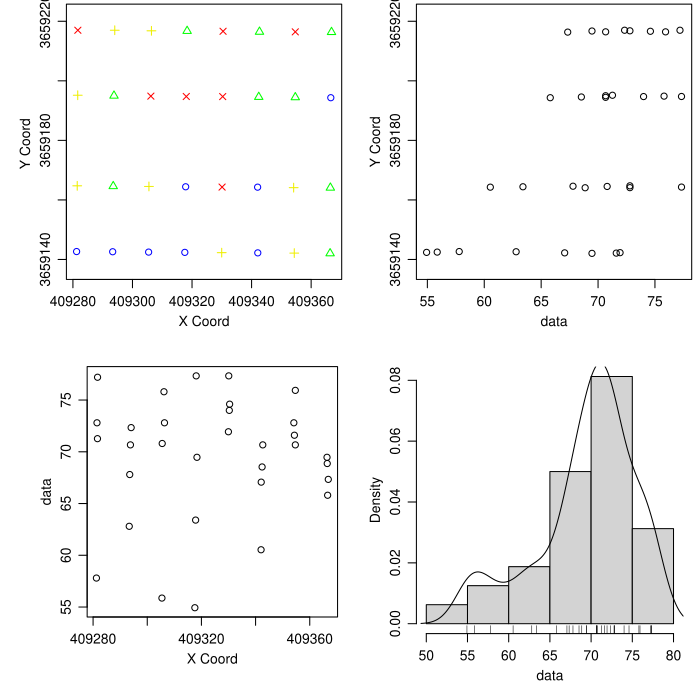

This figure's R source:
library(geoR)
library(splancs)
library(akima)
library(fields)
library(sp)
library(sf)
library(parallel)
#library(lattice)
#library(eda)

pdf("./F105_SoilAnalysis_DJH.pdf")

#Read in soil data
soildf<-read.table(file="./F105_SoilAnalysis_DJH.csv",header=TRUE,sep=',')
#print(sapply(soildf,typeof))

#Get convex hull polygon of sampling points
coords<-soildf[c("UTMX","UTMY")]
hull<-chull(coords$UTMX,coords$UTMY)
hull_coords<-coords[c(hull,hull[1]), ]
hull_sf<-st_as_sf(hull_coords,coords=c("UTMX","UTMY"))
hull_poly<-st_cast(st_combine(hull_sf),"POLYGON")

#Get prediction points (1 meter grid)
minx<-floor(min(soildf$UTMX))
maxx<-ceiling(max(soildf$UTMX))
miny<-floor(min(soildf$UTMY))
maxy<-ceiling(max(soildf$UTMY))
xvals<-seq(minx,maxx,1)
yvals<-seq(miny,maxy,1)
grid<-expand.grid(x=xvals,y=yvals)
colnames(grid)<-c("UTMX","UTMY")
grid<-lapply(grid,as.numeric)
grid<-data.frame(grid)
#print(dim(grid))

#Compute intersection of grid points with convex hull poly
points<-st_as_sf(grid,coords=c("UTMX","UTMY"))
intersection<-st_intersects(points,hull_poly)
#print(length(intersection))
grid$intersect<-lengths(intersection)
hullgrid<-subset(grid,intersect==1)
hullgrid<-subset(hullgrid,select=c(UTMX,UTMY))
rownames(hullgrid)<-NULL
#print(hullgrid)
#print(dim(hullgrid))

outdf<-data.frame(hullgrid)

depths<-c(15,45,75,105,135,165)
vars<-c('SLSND','SLSLT','SLCLY','SLWP1','SLWP2','SLFC1')

#Kriging
numcores<-detectCores()
dokrige <- function(geodata,locations,krige){
    result<-krige.conv(geodata=geodata,locations=locations,krige=krige)
    #print(result$predict[[1]])
    return(result$predict[[1]])
}

for (var in vars) {
    for (depth in depths) {

        header<-paste(var,sprintf("%03d",depth),sep="")
        data<-subset(soildf,Depth==depth)

        #if (!(header %in% c("SLFC1165"))){
        #    next
        #}

        #Check for duplicates
        coords<-data[c("UTMX","UTMY")]
        sp_points<-SpatialPoints(coords)
        duplicates<-zerodist(sp_points)
        if (nrow(duplicates) > 0){
            print("Duplicate coordinates issue.")
            dev.off()
            stop()
        }

        #Setup geospatial data for evaluation
        gdata<-as.geodata(data,coords.col=c("UTMX","UTMY"),data.col=var)
        plot(gdata)

        #Evaluate optimal max.dist parameter for variogram
        minerror<-999999999
        for (max.dist in seq(75,100,1)){ #Maximum distance on variogram
            for (numbins in seq(5,9,1)){ #Number of bins on variogram
                var.gdata<-variog(gdata, uvec=numbins, max.dist=max.dist)
                #ini.cov.pars<-c(sd(gdata$data)**2,max.dist/2.)
                if (var %in% c('SLSND','SLSLT','SLCLY')){
                    limits<-pars.limits(phi=c(5,max.dist*0.75)) #Range limit
                    if (header=="SLSND135"){
                        fit.gdata<-variofit(var.gdata,nugget=27.0, fix.nugget=TRUE, limits=limits)
                    } else if (header=="SLSLT105"){
                        fit.gdata<-variofit(var.gdata,nugget= 9.0, fix.nugget=TRUE, limits=limits)
                    } else if (header=="SLCLY135"){
                        fit.gdata<-variofit(var.gdata,nugget=11.0, fix.nugget=TRUE, limits=limits)
                    } else {
                        fit.gdata<-variofit(var.gdata,limits=limits)
                    }
                } else { #Fix nugget for cases where range hits minimum
                    if (header=="SLWP1015"){
                        fit.gdata<-variofit(var.gdata,nugget=0.00072, fix.nugget=TRUE)
                    } else if (header=="SLWP1045"){
                        fit.gdata<-variofit(var.gdata,nugget=0.00118, fix.nugget=TRUE)
                    } else if (header=="SLWP1135"){
                        fit.gdata<-variofit(var.gdata,nugget=0.00120, fix.nugget=TRUE)
                    } else if (header=="SLWP1165"){
                        fit.gdata<-variofit(var.gdata,nugget=0.00084, fix.nugget=TRUE)
                    } else if (header=="SLFC1015"){
                        fit.gdata<-variofit(var.gdata,nugget=0.00030, fix.nugget=TRUE)
                    } else if (header=="SLFC1075"){
                        fit.gdata<-variofit(var.gdata,nugget=0.00300, fix.nugget=TRUE)
                    } else if (header=="SLFC1165"){ #T
                        fit.gdata<-variofit(var.gdata,nugget=0.00230, fix.nugget=TRUE)
                    } else {
                        fit.gdata<-variofit(var.gdata)
                    }
                }
                #print(attributes(fit.gdata))
                #print(c(max.dist,numbins,fit.gdata$value))

                if (fit.gdata$value < minerror){
                    minerror = fit.gdata$value
                    opt.max.dist = max.dist
                    opt.numbins = numbins
                }
            }
        }

        var.gdata<-variog(gdata, uvec=opt.numbins, max.dist=opt.max.dist)
        #Default is matern spatial correlation model (fit.gdata$cov.model)
        if (var %in% c('SLSND','SLSLT','SLCLY')){
            limits<-pars.limits(phi=c(5,opt.max.dist*0.75))
            if (header=="SLSND135"){
                fit.gdata<-variofit(var.gdata,nugget=27.0, fix.nugget=TRUE, limits=limits)
            } else if (header=="SLSLT105"){
                fit.gdata<-variofit(var.gdata,nugget= 9.0, fix.nugget=TRUE, limits=limits)
            } else if (header=="SLCLY135"){
                fit.gdata<-variofit(var.gdata,nugget=11.0, fix.nugget=TRUE, limits=limits)
            } else {
                fit.gdata<-variofit(var.gdata,limits=limits)
            }
        } else { #Fix nugget for cases where range hits minimum
            if (header=="SLWP1015"){
                fit.gdata<-variofit(var.gdata,nugget=0.00072, fix.nugget=TRUE)
            } else if (header=="SLWP1045"){
                fit.gdata<-variofit(var.gdata,nugget=0.00118, fix.nugget=TRUE)
            } else if (header=="SLWP1135"){
                fit.gdata<-variofit(var.gdata,nugget=0.00120, fix.nugget=TRUE)
            } else if (header=="SLWP1165"){
                fit.gdata<-variofit(var.gdata,nugget=0.00084, fix.nugget=TRUE)
            } else if (header=="SLFC1015"){
                fit.gdata<-variofit(var.gdata,nugget=0.00030, fix.nugget=TRUE)
            } else if (header=="SLFC1075"){
                fit.gdata<-variofit(var.gdata,nugget=0.00300, fix.nugget=TRUE)
            } else if (header=="SLFC1165"){
                fit.gdata<-variofit(var.gdata,nugget=0.00230, fix.nugget=TRUE)
            } else {
                fit.gdata<-variofit(var.gdata)
            }
        }

        plot(var.gdata,xlab="Distance (m)",ylab="Semi-variance",cex=1.5)
        lines(fit.gdata)
        xmin<-par("usr")[1]
        xmax<-par("usr")[2]
        ymin<-par("usr")[3]
        ymax<-par("usr")[4]
        x=xmin+(xmax-xmin)*0.75
        sill<-fit.gdata$cov.pars[1]+fit.gdata$nugget #Sigma^2 is partial sill. Sill=Partial sill + nugget
        if (var %in% c('SLSND','SLSLT','SLCLY')){
            text(x,ymin+(ymax-ymin)*0.35,paste("Sill = ",sprintf("%.2f",sill)))
            text(x,ymin+(ymax-ymin)*0.30,paste("Range = ",sprintf("%.2f",fit.gdata$cov.pars[2])))
            text(x,ymin+(ymax-ymin)*0.25,paste("Nugget = ",sprintf("%.2f",fit.gdata$nugget)))
            text(x,ymin+(ymax-ymin)*0.20,paste("Error = ",sprintf("%.2f",fit.gdata$value)))
        } else{
            text(x,ymin+(ymax-ymin)*0.35,paste("Sill = ",sprintf("%.5e",sill)))
            text(x,ymin+(ymax-ymin)*0.30,paste("Range = ",sprintf("%.2f",fit.gdata$cov.pars[2])))
            text(x,ymin+(ymax-ymin)*0.25,paste("Nugget = ",sprintf("%.5e",fit.gdata$nugget)))
            text(x,ymin+(ymax-ymin)*0.20,paste("Error = ",sprintf("%.5e",fit.gdata$value)))
        }
        text(x,ymin+(ymax-ymin)*0.15,paste("opt.max.dist = ",sprintf("%d",opt.max.dist)))
        text(x,ymin+(ymax-ymin)*0.10,paste("opt.numbins = ",sprintf("%d",opt.numbins)))
        title(paste(header," Variogram"))
        kctrl<-krige.control(type.krige="ok",obj.model=fit.gdata)
        #krige.conv is a memory hog and slow. Need to parallelize.
        #krig.gdata<-krige.conv(geodata=gdata,locations=hullgrid,krige=kctrl) #Leads to high memory use
        #https://stackoverflow.com/questions/77672974/correct-use-of-mclapply
        krig.gdata<-mclapply(1:nrow(hullgrid),function(i) dokrige(gdata,hullgrid[i,],kctrl), mc.cores=numcores/2)
        df.gdata<-data.frame(unlist(krig.gdata)) #unlist is like Python flatten
        #print(df.gdata)
        #print(dim(df.gdata))
        #print(dim(outdf))
        colnames(df.gdata)<-c(header)
        outdf<-cbind(outdf,df.gdata)
    }
}

write.csv(outdf,file="./F105_SoilAnalysis_DJH_Interpolate.csv")

dev.off()
